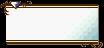

Tiled map render using the project's own tile images. Description and the whole map definition, tile-layer contents included, below:
An orthogonal 13x6 tile map with 8x8 px tiles, 1 tile layer (BG1).

<map version="1.10" tiledversion="1.10.2" orientation="orthogonal" renderorder="right-down" width="13" height="6" tilewidth="8" tileheight="8" infinite="0" nextlayerid="2" nextobjectid="1">
 <tileset firstgid="1" name="MenuTiles" tilewidth="8" tileheight="8" tilecount="128" columns="16">
  <properties>
   <property name="Offset" value="0x0000" />
  </properties>
  <image source="../../../../tools/MenuTiles_FE8J.png" width="128" height="64" />
 </tileset>
 <layer id="1" name="BG1" width="13" height="6">
  <properties>
   <property name="Layer" value="1" />
  </properties>
  <data encoding="csv">
17,18,19,20,4,4,4,4,4,4,4,5,6,
24,25,26,15,15,15,15,15,15,15,15,81,82,
12,15,15,15,15,15,15,15,15,15,81,83,84,
12,15,15,15,15,15,15,15,15,81,83,85,86,
12,15,15,15,15,15,15,15,81,83,85,87,88,
27,28,29,29,29,29,29,29,29,29,30,31,32
</data>
 </layer>
</map>
